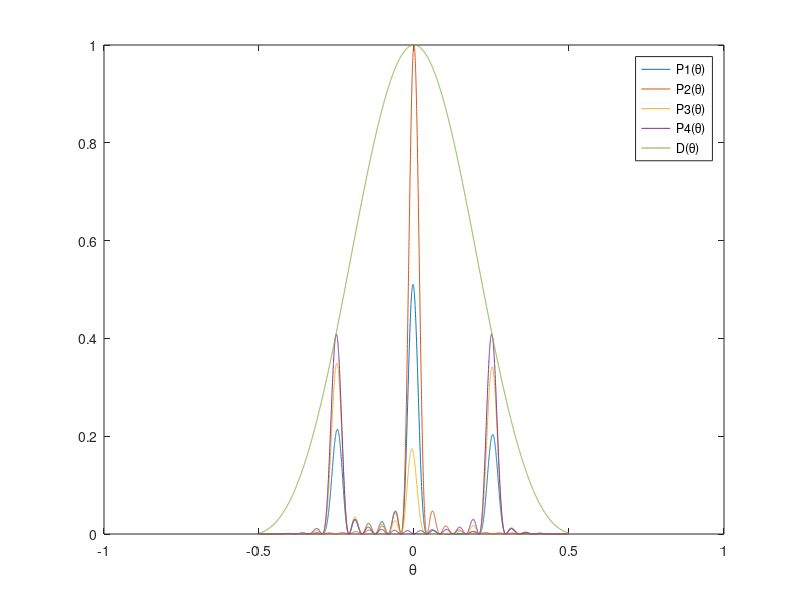

Recreate this plot in MATLAB.
% DA1FAGRSTEP1S
% Diffraction on an step grating with width d, center to center distance of steps a,
% height H, wavelength ????, distance from grating to screen X and coordinate on
% Screen Y. All distances and wavelength in mm, number of lines N .Normal incidence.
% All parameters are globally defined above the graph.
% D(?) is the diffraction factor, I(?) is the interference factor, normalized to 1.
% II(?) is the interfernce factor of the gratings with respect to the two planes.
% P(A) is the product of interference and diffraction factors.
% The intensity of the zeroth order and of the first orders change depending on the heigth H.
% If H is a multiple of ?, all light is in the zero order, if H is a multiple of ?/2, all light is in
% the first order.

function DA1FAGRSTEP1S;

Theta =(-0.5001:0.0002:0.5);
Lamda = 0.0005;

a = 0.002;
N = 6;
d = 0.001;
n1 = 10.25;
n2 = 10;
n3 = 10.37;
n4 = 10.5;
H1 = n1*Lamda;
H2 = n2*Lamda;
H3 = n3*Lamda;
H4 = n4*Lamda;


D = (sin(pi*(d/Lamda)*sin(Theta))./(pi*(d/Lamda)*sin(Theta))).^2;
I = (sin(pi*(a/Lamda)*sin(Theta)*N)./(N*sin(pi*(a/Lamda)*sin(Theta)))).^2;
II1 =  (cos((pi/Lamda)*(d*sin(Theta)+H1))).^2;
II2 =  (cos((pi/Lamda)*(d*sin(Theta)+H2))).^2;
II3 =  (cos((pi/Lamda)*(d*sin(Theta)+H3))).^2;
II4 =  (cos((pi/Lamda)*(d*sin(Theta)+H4))).^2;

P1 = D.*I.*II1;
P2 = D.*I.*II2;
P3 = D.*I.*II3;
P4 = D.*I.*II4;

figure(1);
plot(Theta,P1,Theta,P2,Theta,P3,Theta,P4,Theta,D);
axis([-1 1 0 1]);                  % PLOTS LIMITS                    
xlabel('\theta');
legend('P1(\theta)','P2(\theta)','P3(\theta)','P4(\theta)','D(\theta)');
